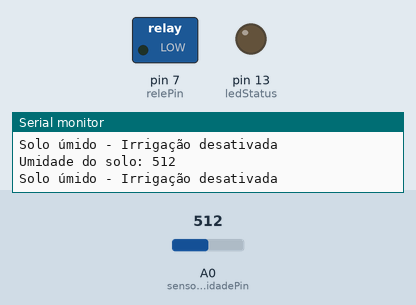
This sketch was run on a simulated Arduino Uno, built with avr-gcc and run on an emulated ATmega328P. Parts: switched loads named in the sketch (green lamp = pin HIGH), output pins drawn as LEDs (lit = HIGH), the last lines printed to the serial monitor. The test bench sets the inputs (shaded band); at power-on: A0 (sensorUmidadePin) = 512.

Above: at 1.8 s.
1.9 s: A0 (sensorUmidadePin) set to 492
At 2.9 s:
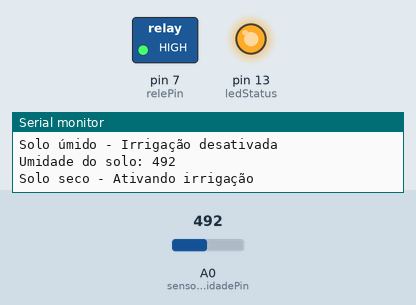
Timing chart, 0 to 4.9 s (numbered marks = the images above; inputs shaded):
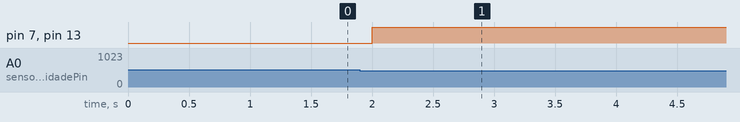

Measured:
- the behaviour switches between 500 and 499 on A0 (sensorUmidadePin) (found by bisection; images 0 and 1)
- after the input at 1.9 s, pin 7 (relePin), pin 13 (ledStatus): LOW → HIGH after 0.10 s

The sketch:

sketch.ino
```cpp
// Definindo os pinos
const int sensorUmidadePin = A0;  // Pino analógico para o sensor de umidade
const int relePin = 7;            // Pino digital para controlar o relé
const int ledStatus = 13;         // Pino do LED indicador (opcional)

int umidadeMinima = 500;          // Valor de umidade mínima para ativar o motor (ajuste conforme necessário)
int leituraUmidade;               // Variável para armazenar a leitura do sensor

void setup() {
  Serial.begin(9600);             // Inicializa a comunicação serial para monitoramento
  pinMode(sensorUmidadePin, INPUT);
  pinMode(relePin, OUTPUT);
  pinMode(ledStatus, OUTPUT);

  digitalWrite(relePin, LOW);     // Garante que o motor esteja desligado no início
  digitalWrite(ledStatus, LOW);   // LED indicador desligado
}

void loop() {
  leituraUmidade = analogRead(sensorUmidadePin); // Lê o valor do sensor de umidade
  Serial.print("Umidade do solo: ");
  Serial.println(leituraUmidade);

  if (leituraUmidade < umidadeMinima) { // Verifica se a umidade está abaixo do limite
    Serial.println("Solo seco - Ativando irrigação");
    digitalWrite(relePin, HIGH);    // Liga o motor (abre a torneira)
    digitalWrite(ledStatus, HIGH);  // Liga o LED indicador

    delay(5000);                    // Mantém a irrigação por 5 segundos (ajuste conforme necessário)
  } else {
    Serial.println("Solo úmido - Irrigação desativada");
    digitalWrite(relePin, LOW);     // Desliga o motor (fecha a torneira)
    digitalWrite(ledStatus, LOW);   // Desliga o LED indicador
  }

  delay(1000);                      // Atraso de 1 segundo antes da próxima leitura
}
```
